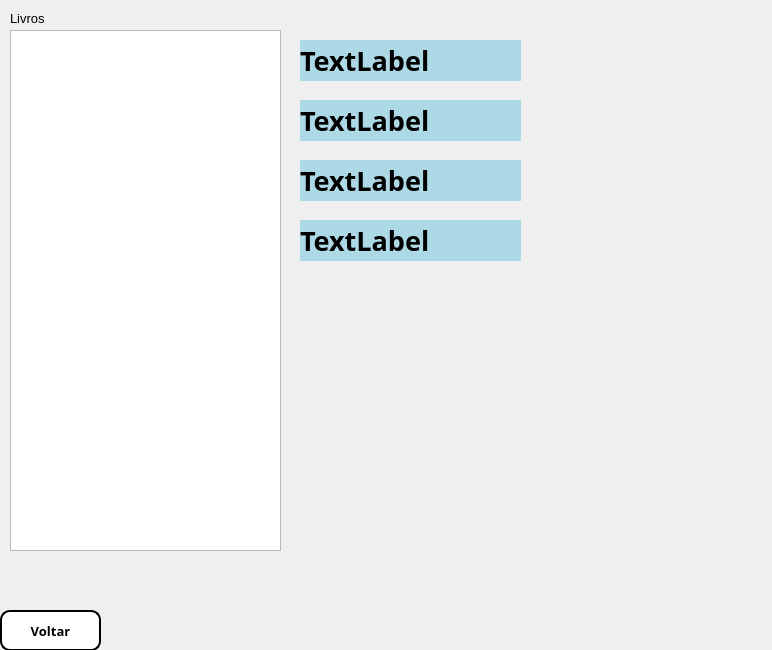
<?xml version="1.0" encoding="UTF-8"?>
<ui version="4.0">
 <class>Form</class>
 <widget class="QWidget" name="Form">
  <property name="geometry">
   <rect>
    <x>0</x>
    <y>0</y>
    <width>772</width>
    <height>650</height>
   </rect>
  </property>
  <property name="windowTitle">
   <string>Form</string>
  </property>
  <widget class="QListWidget" name="lista">
   <property name="geometry">
    <rect>
     <x>10</x>
     <y>30</y>
     <width>271</width>
     <height>521</height>
    </rect>
   </property>
  </widget>
  <widget class="QLabel" name="label">
   <property name="geometry">
    <rect>
     <x>10</x>
     <y>10</y>
     <width>71</width>
     <height>16</height>
    </rect>
   </property>
   <property name="font">
    <font>
     <pointsize>10</pointsize>
    </font>
   </property>
   <property name="text">
    <string>Livros</string>
   </property>
  </widget>
  <widget class="QLabel" name="informacoes">
   <property name="geometry">
    <rect>
     <x>300</x>
     <y>40</y>
     <width>221</width>
     <height>41</height>
    </rect>
   </property>
   <property name="font">
    <font>
     <family>Rockwell Extra Bold</family>
     <pointsize>20</pointsize>
     <weight>75</weight>
     <bold>true</bold>
    </font>
   </property>
   <property name="styleSheet">
    <string notr="true">background-color: lightblue; /* Azul claro */
</string>
   </property>
   <property name="text">
    <string>TextLabel</string>
   </property>
  </widget>
  <widget class="QPushButton" name="confirm_4">
   <property name="geometry">
    <rect>
     <x>0</x>
     <y>610</y>
     <width>101</width>
     <height>41</height>
    </rect>
   </property>
   <property name="font">
    <font>
     <family>Rockwell Extra Bold</family>
     <pointsize>10</pointsize>
     <weight>75</weight>
     <bold>true</bold>
    </font>
   </property>
   <property name="styleSheet">
    <string notr="true">QPushButton {
    background-color:White;
    color: black;
    border-radius: 10px;
    border: 2px solid black;
}

QPushButton:hover {
    background-color: Gray;
    color: white;
    border: 2px solid white;
}

QPushButton:pressed {
    background-color:Gray;
    border: 2px solid yellow;
}</string>
   </property>
   <property name="text">
    <string>Voltar</string>
   </property>
  </widget>
  <widget class="QLabel" name="informacoes_2">
   <property name="geometry">
    <rect>
     <x>300</x>
     <y>100</y>
     <width>221</width>
     <height>41</height>
    </rect>
   </property>
   <property name="font">
    <font>
     <family>Rockwell Extra Bold</family>
     <pointsize>20</pointsize>
     <weight>75</weight>
     <bold>true</bold>
    </font>
   </property>
   <property name="styleSheet">
    <string notr="true">background-color: lightblue; /* Azul claro */
</string>
   </property>
   <property name="text">
    <string>TextLabel</string>
   </property>
  </widget>
  <widget class="QLabel" name="informacoes_3">
   <property name="geometry">
    <rect>
     <x>300</x>
     <y>160</y>
     <width>221</width>
     <height>41</height>
    </rect>
   </property>
   <property name="font">
    <font>
     <family>Rockwell Extra Bold</family>
     <pointsize>20</pointsize>
     <weight>75</weight>
     <bold>true</bold>
    </font>
   </property>
   <property name="styleSheet">
    <string notr="true">background-color: lightblue; /* Azul claro */
</string>
   </property>
   <property name="text">
    <string>TextLabel</string>
   </property>
  </widget>
  <widget class="QLabel" name="informacoes_4">
   <property name="geometry">
    <rect>
     <x>300</x>
     <y>220</y>
     <width>221</width>
     <height>41</height>
    </rect>
   </property>
   <property name="font">
    <font>
     <family>Rockwell Extra Bold</family>
     <pointsize>20</pointsize>
     <weight>75</weight>
     <bold>true</bold>
    </font>
   </property>
   <property name="styleSheet">
    <string notr="true">background-color: lightblue; /* Azul claro */
</string>
   </property>
   <property name="text">
    <string>TextLabel</string>
   </property>
  </widget>
 </widget>
 <resources/>
 <connections/>
</ui>
